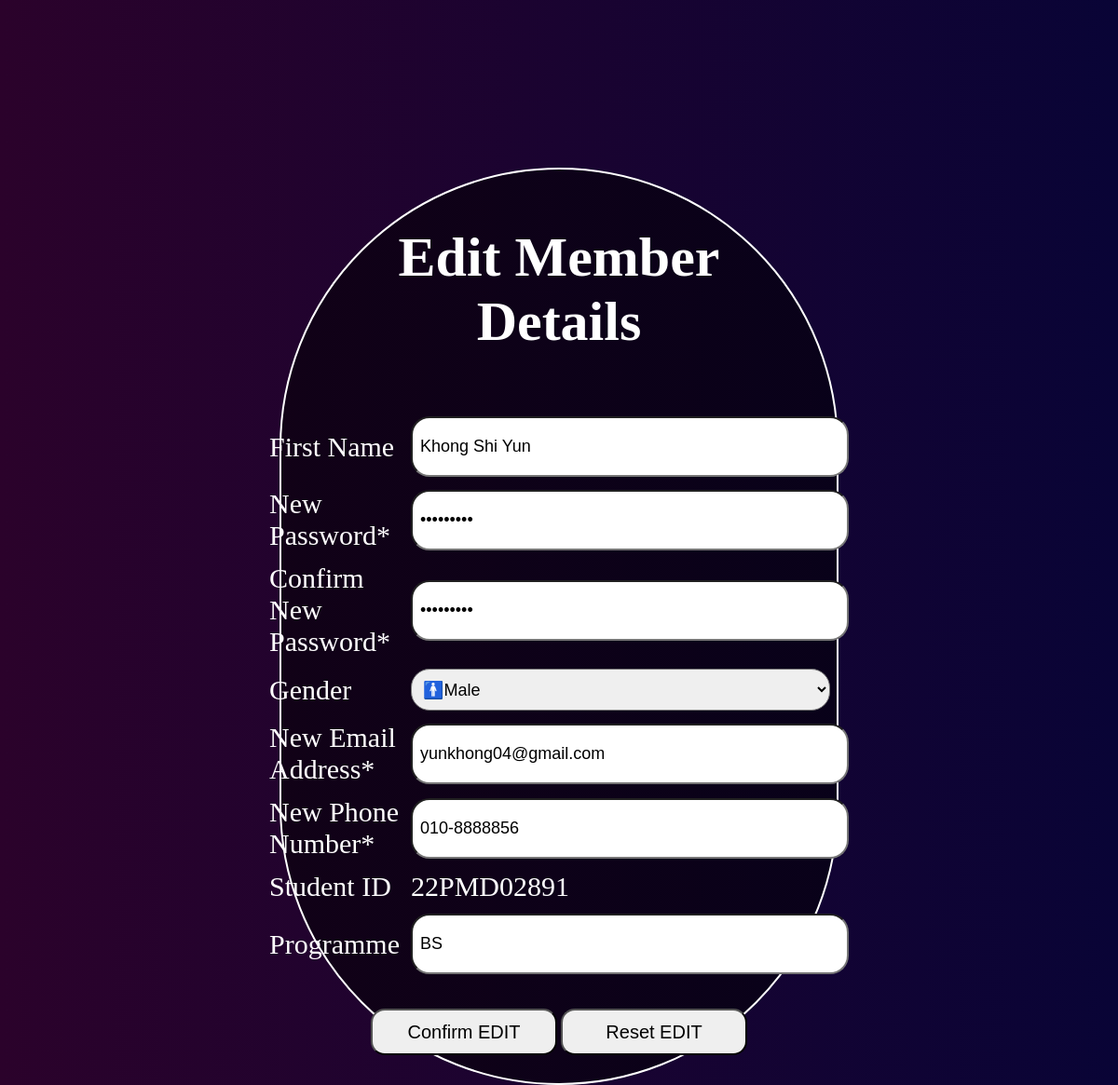
The page /MemberEdit.php?id=22PMD02891 on the database its author committed.
### tables this page shows
CREATE TABLE `student_detail` (
  `StudentID` char(10) NOT NULL,
  `Std_Name` varchar(30) NOT NULL,
  `Email` varchar(30) NOT NULL,
  `Password` varchar(12) NOT NULL,
  `otp` int(6) NOT NULL,
  `Gender` char(1) NOT NULL,
  `PhoneNumber` varchar(12) NOT NULL,
  `Programme` varchar(50) NOT NULL
);

### config/event_helper.php (called while the page is built, shortened)
<?php
function getAllGender(){
    return array(
      "M" => "🚹Male",
      "F" => "🚺Female"
    );
}

### MemberEdit.php (the view, shortened to what this page needs)
<!DOCTYPE html>
<html>
    <head>
        <link href="member_edit.css" rel="stylesheet" type="text/css"/>
    </head>
    <body>
        <?php
            require_once './config/event_helper.php';
        ?>
        <?php
            global $hideForm;
            if($_SERVER["REQUEST_METHOD"]=="GET"){
                (isset($_GET["id"]))?
                $id = strtoupper(trim($_GET["id"])):
                $id = "";
                $con = new mysqli(DB_HOST,DB_USER,DB_PASS,DB_NAME);
                $sql = "SELECT * FROM student_detail WHERE StudentID = '$id'";
                $result = $con->query($sql);
                if($record = $result->fetch_object()){
                    $name = $record->Std_Name;
                    $pass = $record->Password;
                    $email = $record->Email;
                    $phone = $record->PhoneNumber;
                    $id = $record->StudentID;
                    $program = $record->Programme;
                }else{
                    echo "<div class='mbError'>
                          Unable to retrieve record!
                          <a href='MemberEditDelete.php' class='deleteLink'>Back to Member Details</a>
                          </div>";
                    $hideForm = true;
                }
            }
        ?>
        <?php if($hideForm == false) :  ?>
        <form action="" method="POST">
            <div class="background-edit">
                <div class="title-edit">
                    <h1>Edit Member Details</h1>
                </div>
                <table class="table-edit">
                    <tr>
                        <td>First Name</td>
                        <td><input type="text" name="mbFName" placeholder="Enter your First Name" class="inputBox-size" value="<?php echo $name;?>"/>  </td>
                    </tr>
                    <tr>
                        <td>New Password*</td>
                        <td><input type="password" name="mbPass" placeholder="Enter your New Password" class="inputBox-size" value="<?php echo $pass;?>"/></td>
                    </tr>
                    <tr>
                        <td>Confirm New Password*</td>
                        <td><input type="password" name="mbPass" placeholder="Enter your New Password" class="inputBox-size" value="<?php echo $pass;?>"/></td>
                    </tr>
                    <tr>
                        <td>Gender</td>
                        <td>
                            <select name="list-gender" class="inputBox-size">
                            <?php
                                $allGender = getAllGender();
                            foreach ($allGender as $key => $value) {
                                printf("<option value='%s' %s >%s</option>", $key,
                                ($program == $key) ? "selected" : "", $value);
                            }
                            ?>
                            </select></td>
                    </tr>
                    <tr>
                        <td>New Email Address*</td>
                        <td><input type="text" name="mbEmail" placeholder="Enter your Email Address" class="inputBox-size" value="<?php echo $email;?>"/></td>
                    </tr>
                    <tr>
                        <td>New Phone Number*</td>
                        <td><input type="text" name="mbPhone" placeholder="(01x-xxxxxxx)" class="inputBox-size" value="<?php echo $phone;?>"/></td>
                    </tr>
                    <tr>
                        <td>Student ID</td>
                        <td><?php echo $id;?>
                            value="<?php echo $id ?>" /></td>
                    </tr>
                    <tr>
                        <td>Programme</td>
                        <td><input type="text" name="mbProgram" placeholder="Enter your Programme" class="inputBox-size" value="<?php echo $program; ?>"/></td>
                    </tr>
                </table>
                <div>
                    <input type="submit" value="Confirm EDIT" class="register-btn"/>
                    <input type="reset" value="Reset EDIT" class="register-btn"/>
                </div>
            </div>
        </form>
        <?php endif; ?>
    </body>
</html>

### member_edit.css (style rules this page uses)
* { margin: 0; padding:0; color: white; }
body { background:linear-gradient(to right,#2b022b,#090436); height: 700px; margin-top: 15%; margin-bottom: 15%; }
.background-edit { border: 2px solid white; border-radius: 400px; display: flex; justify-content: center; background-image: linear-gradient(rgba(0, 0, 0, 0.5),rgba(0, 0, 0, 0.5)); margin-left: 300px; margin-right: 300px; padding: 30px; flex-wrap: wrap; }
.title-edit { font-size: 30px; text-align:center; margin: 30px; }
.table-edit { margin: 30px; font-size: 30px; width: 80%; }
tr,td { padding:5px; }
.inputBox-size { height: 45px; width: 450px; border-radius:20px; padding: 8px; font-size: 18px; color: black; }
.register-btn { color: black; font-size: 20px; cursor: pointer; width: 200px; height: 50px; border-radius: 15px; }

### rows shown on the page
student_detail: mbFName "Khong Shi Yun", mbEmail "yunkhong04@gmail.com", mbPhone "010-8888856", StudentID "22PMD02891", mbProgram "BS"

### other values the page prints
form field list-gender "🚹Male"
